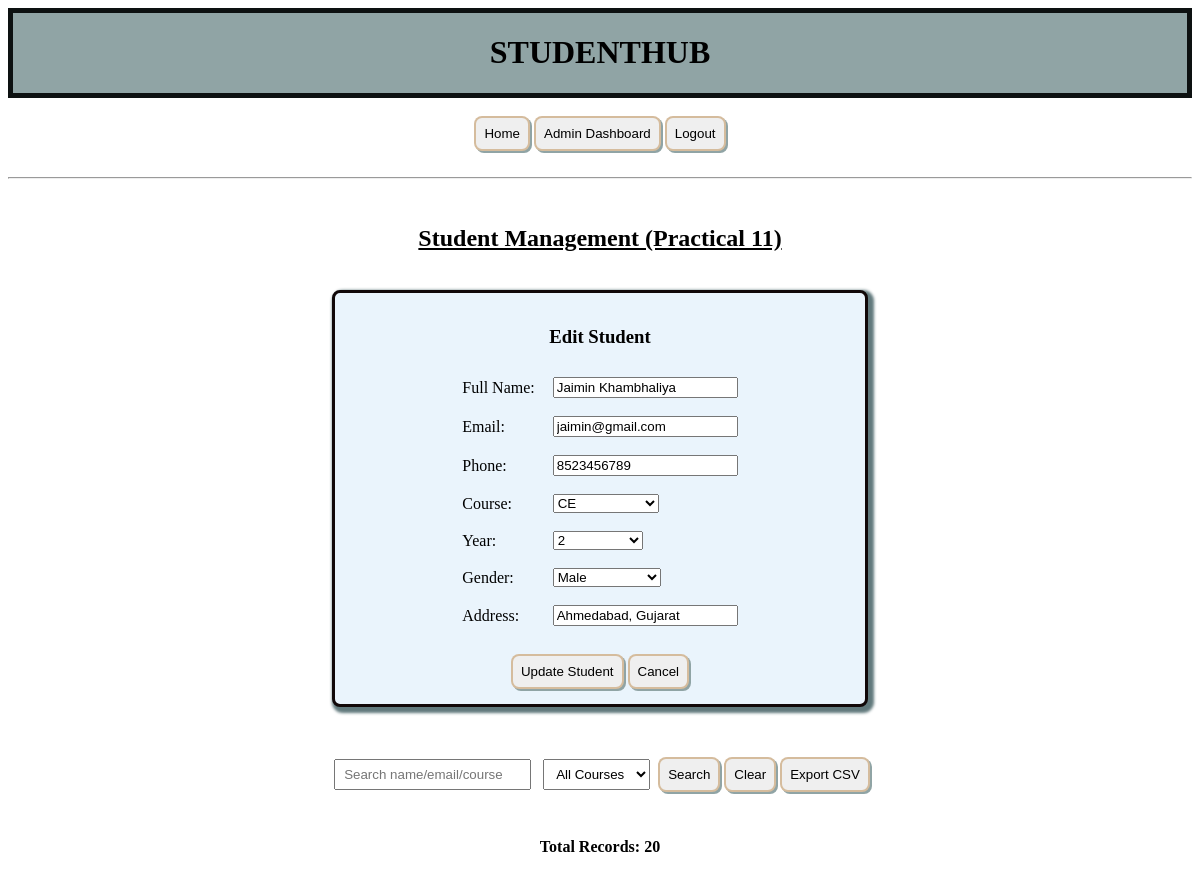
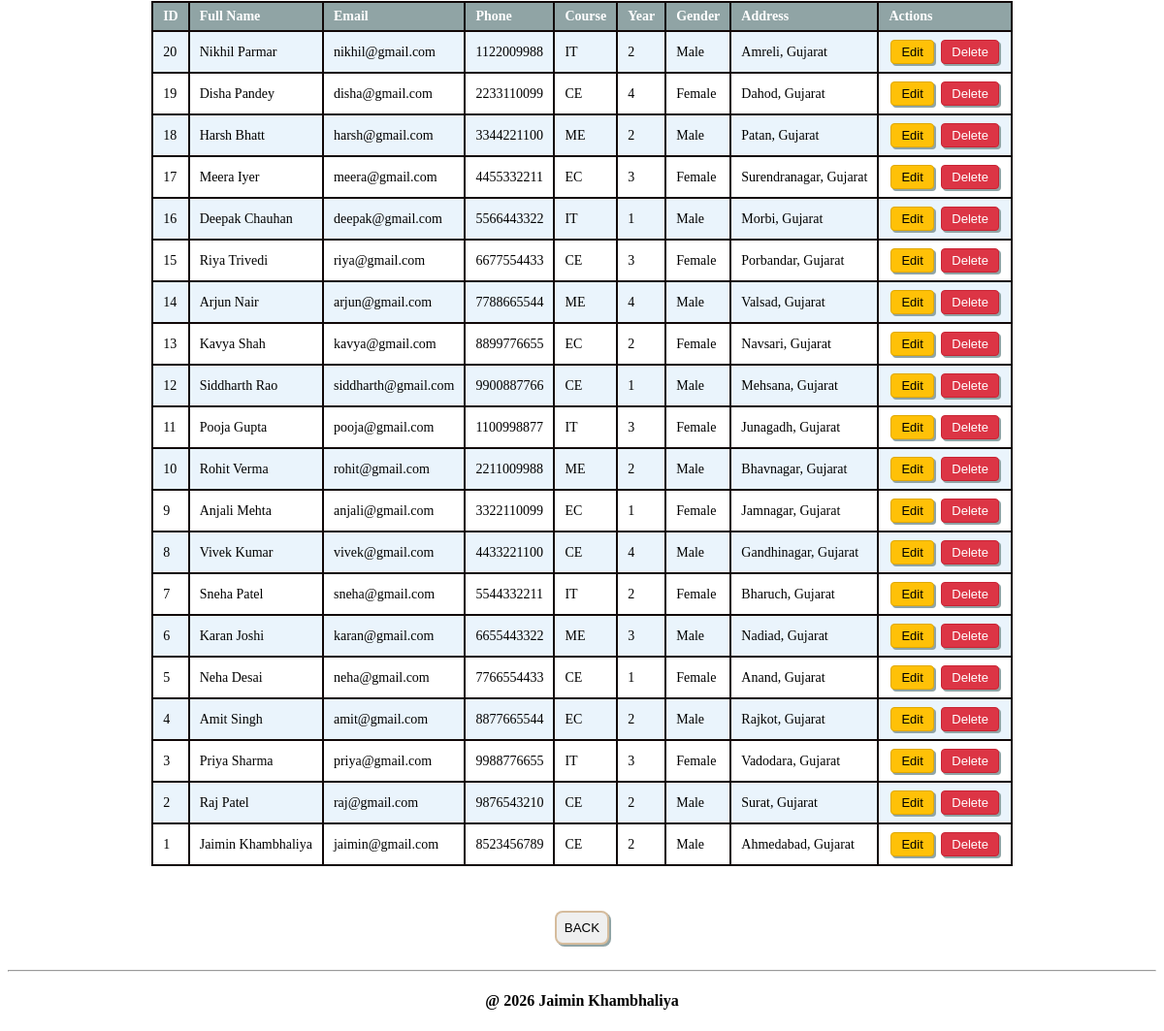
/practical11_students.php?edit=1 (signed in), run on the app's committed database (2 pictures, top to bottom).
### tables this page shows
CREATE TABLE IF NOT EXISTS students (
    id INT AUTO_INCREMENT PRIMARY KEY,
    fullname VARCHAR(100) NOT NULL,
    email VARCHAR(150) NOT NULL UNIQUE,
    phone VARCHAR(15) NOT NULL,
    course VARCHAR(100) NOT NULL,
    year INT NOT NULL,
    gender ENUM('Male', 'Female', 'Other') NOT NULL,
    address TEXT,
    status ENUM('active', 'deleted') NOT NULL DEFAULT 'active',
    created_at TIMESTAMP DEFAULT CURRENT_TIMESTAMP,
    updated_at TIMESTAMP DEFAULT CURRENT_TIMESTAMP ON UPDATE CURRENT_TIMESTAMP
);

### practical11_students.php (the view, shortened to what this page needs)
<?php
require_once 'db.php';
$search = isset($_GET['search']) ? trim($_GET['search']) : '';
$sql = "SELECT * FROM students WHERE status = 'active'";
$sql .= " ORDER BY id DESC";
$stmt = $conn->prepare($sql);
$stmt->execute();
$result = $stmt->get_result();
$students = [];
while ($row = $result->fetch_assoc()) {
    $students[] = $row;
}
$editStudent = null;
if (isset($_GET['edit']) && is_numeric($_GET['edit'])) {
    $editId = (int)$_GET['edit'];
    $stmt = $conn->prepare("SELECT * FROM students WHERE id = ? AND status = 'active'");
    $stmt->bind_param("i", $editId);
    $stmt->execute();
    $editResult = $stmt->get_result();
    if ($editResult->num_rows === 1) {
        $editStudent = $editResult->fetch_assoc();
    }
}
?>
<!DOCTYPE html>
<html lang="en">
<head>
    <link rel="stylesheet" href="style.css">
</head>
<body>
    <div id="header">
        <h1 align="center">STUDENTHUB</h1>
    </div>
    <br>
    <div align="center">
        <a href="home.HTML"><button type="button">Home</button></a>
        <?php if ($_SESSION['role'] === 'admin'): ?>
            <a href="practical14_dashboard.php"><button type="button">Admin Dashboard</button></a>
        <?php else: ?>
            <a href="practical10_student_dashboard.php"><button type="button">Dashboard</button></a>
        <?php endif; ?>
        <a href="practical10_logout.php"><button type="button">Logout</button></a>
    </div>
    <br>
    <hr>
    <br>
    <div align="center">
        <h2><u>Student Management (Practical 11)</u></h2>
        <br>
        <form action="practical11_students.php" method="POST" class="card">
            <h3><?php echo $editStudent ? 'Edit Student' : 'Add New Student'; ?></h3>
            <table class="form-table" align="center">
                <tr>
                    <td><label>Full Name:</label></td>
                    <td><input type="text" name="fullname" placeholder="Enter name" value="<?php echo $editStudent ? htmlspecialchars($editStudent['fullname']) : ''; ?>" required></td>
                </tr>
                <tr>
                    <td><label>Email:</label></td>
                    <td><input type="email" name="email" placeholder="abc@gmail.com" value="<?php echo $editStudent ? htmlspecialchars($editStudent['email']) : ''; ?>" required></td>
                </tr>
                <tr>
                    <td><label>Phone:</label></td>
                    <td><input type="tel" name="phone" placeholder="10-digit number" value="<?php echo $editStudent ? htmlspecialchars($editStudent['phone']) : ''; ?>" required></td>
                </tr>
                <tr>
                    <td><label>Course:</label></td>
                    <td>
                        <select name="course" required>
                            <?php
                            $courseOptions = ['CE', 'IT', 'EC', 'ME'];
                            foreach ($courseOptions as $c) {
                                $selected = ($editStudent && $editStudent['course'] === $c) ? 'selected' : '';
                                echo "<option value=\"$c\" $selected>$c</option>";
                            }
                            ?>
                        </select>
                    </td>
                </tr>
                <tr>
                    <td><label>Year:</label></td>
                    <td>
                        <select name="year" required>
                            <?php for ($y = 1; $y <= 4; $y++): ?>
                                <option value="<?php echo $y; ?>" <?php echo ($editStudent && $editStudent['year'] == $y) ? 'selected' : ''; ?>><?php echo $y; ?></option>
                            <?php endfor; ?>
                        </select>
                    </td>
                </tr>
                <tr>
                    <td><label>Gender:</label></td>
                    <td>
                        <select name="gender" required>
                            <?php
                            $genders = ['Male', 'Female', 'Other'];
                            foreach ($genders as $g) {
                                $selected = ($editStudent && $editStudent['gender'] === $g) ? 'selected' : '';
                                echo "<option value=\"$g\" $selected>$g</option>";
                            }
                            ?>
                        </select>
                    </td>
                </tr>
                <tr>
                    <td><label>Address:</label></td>
                    <td><input type="text" name="address" placeholder="City, State" value="<?php echo $editStudent ? htmlspecialchars($editStudent['address']) : ''; ?>"></td>
                </tr>
            </table>
            <br>
            <button type="submit"><?php echo $editStudent ? 'Update Student' : 'Add Student'; ?></button>
            <?php if ($editStudent): ?>
                <a href="practical11_students.php"><button type="button">Cancel</button></a>
            <?php endif; ?>
        </form>
        <br>
        <div class="search-bar">
            <form action="practical11_students.php" method="GET">
                <input type="text" name="search" placeholder="Search name/email/course" value="<?php echo htmlspecialchars($search); ?>">
                <select name="course_filter">
                    <option value="">All Courses</option>
                </select>
                <button type="submit">Search</button>
                <a href="practical11_students.php"><button type="button">Clear</button></a>
                <a href="practical11_students.php?export=csv"><button type="button">Export CSV</button></a>
            </form>
        </div>
        <br>
        <p><strong>Total Records: <?php echo count($students); ?></strong></p>
        <?php if (count($students) > 0): ?>
            <table class="records">
                <tr>
                    <th>ID</th>
                    <th>Full Name</th>
                    <th>Email</th>
                    <th>Phone</th>
                    <th>Course</th>
                    <th>Year</th>
                    <th>Gender</th>
                    <th>Address</th>
                    <th>Actions</th>
                </tr>
                <?php foreach ($students as $s): ?>
                    <tr>
                        <td><?php echo $s['id']; ?></td>
                        <td><?php echo htmlspecialchars($s['fullname']); ?></td>
                        <td><?php echo htmlspecialchars($s['email']); ?></td>
                        <td><?php echo htmlspecialchars($s['phone']); ?></td>
                        <td><?php echo htmlspecialchars($s['course']); ?></td>
                        <td><?php echo $s['year']; ?></td>
                        <td><?php echo htmlspecialchars($s['gender']); ?></td>
                        <td><?php echo htmlspecialchars($s['address']); ?></td>
                        <td>
                            <a href="practical11_students.php?edit=<?php echo $s['id']; ?>"><button class="action-btn edit-btn">Edit</button></a>
                            <a href="practical11_students.php?delete=<?php echo $s['id']; ?>" onclick="return confirm('Are you sure you want to delete this student?');"><button class="action-btn delete-btn">Delete</button></a>
                        </td>
                    </tr>
                <?php endforeach; ?>
            </table>
        <?php else: ?>
            <p>No student records found.</p>
        <?php endif; ?>
        <br><br>
        <a href="home.HTML">
            <button type="button">BACK</button>
        </a>
    </div>
    <br>
    <hr>
    <footer align="center">
        <h4>@ 2026 Jaimin Khambhaliya</h4>
    </footer>
</body>
</html>

### style.css (style rules this page uses)
#header { border: rgb(13, 17, 17) solid 5px; background-color: rgb(144, 164, 165); }
button { text-align: center; border: rgba(199, 160, 110, 0.637) solid 2px; padding: 8px; border-radius: 8px; box-shadow: 2px 2px rgb(144, 164, 165); }
.card { border: 3px solid rgb(17, 8, 8); border-radius: 8px; padding: 15px; margin-bottom: 20px; background-color: #eaf4fc; width: 500px; box-shadow: 3px 3px 3px 3px rgb(97, 121, 124); }
.form-table td { padding: 8px; text-align: left; }

### practical11_students.php (style rules this page uses)
table.records { border-collapse: collapse; margin: 10px auto; max-width: 95%; }
table.records th, table.records td { border: 2px solid rgb(17, 8, 8); padding: 6px 10px; text-align: left; font-size: 14px; }
table.records th { background-color: rgb(144, 164, 165); color: white; }
table.records tr:nth-child(even) { background-color: #eaf4fc; }
.search-bar { margin: 10px auto; }
.search-bar input, .search-bar select { padding: 6px 8px; margin: 4px; }
.action-btn { padding: 4px 10px; margin: 2px; border-radius: 4px; cursor: pointer; font-size: 13px; }
.edit-btn { background-color: #ffc107; border: 1px solid #e0a800; }
.delete-btn { background-color: #dc3545; color: white; border: 1px solid #c82333; }

### data on the page
students: fullname "Jaimin Khambhaliya", email "jaimin@gmail.com", phone "8523456789", year "2", address "Ahmedabad, Gujarat", id "1", course "CE", gender "Male"
students: id "20", fullname "Nikhil Parmar", email "nikhil@gmail.com", phone "1122009988", course "IT", year "2", gender "Male", address "Amreli, Gujarat"
students: id "19", fullname "Disha Pandey", email "disha@gmail.com", phone "2233110099", course "CE", year "4", gender "Female", address "Dahod, Gujarat"
students: id "18", fullname "Harsh Bhatt", email "harsh@gmail.com", phone "3344221100", course "ME", year "2", gender "Male", address "Patan, Gujarat"
students: id "17", fullname "Meera Iyer", email "meera@gmail.com", phone "4455332211", course "EC", year "3", gender "Female", address "Surendranagar, Gujarat"
students: id "16", fullname "Deepak Chauhan", email "deepak@gmail.com", phone "5566443322", course "IT", year "1", gender "Male", address "Morbi, Gujarat"
students: id "15", fullname "Riya Trivedi", email "riya@gmail.com", phone "6677554433", course "CE", year "3", gender "Female", address "Porbandar, Gujarat"
students: id "14", fullname "Arjun Nair", email "arjun@gmail.com", phone "7788665544", course "ME", year "4", gender "Male", address "Valsad, Gujarat"
students: id "13", fullname "Kavya Shah", email "kavya@gmail.com", phone "8899776655", course "EC", year "2", gender "Female", address "Navsari, Gujarat"
students: id "12", fullname "Siddharth Rao", email "siddharth@gmail.com", phone "9900887766", course "CE", year "1", gender "Male", address "Mehsana, Gujarat"
students: id "11", fullname "Pooja Gupta", email "pooja@gmail.com", phone "1100998877", course "IT", year "3", gender "Female", address "Junagadh, Gujarat"
students: id "10", fullname "Rohit Verma", email "rohit@gmail.com", phone "2211009988", course "ME", year "2", gender "Male", address "Bhavnagar, Gujarat"
students: id "9", fullname "Anjali Mehta", email "anjali@gmail.com", phone "3322110099", course "EC", year "1", gender "Female", address "Jamnagar, Gujarat"
students: id "8", fullname "Vivek Kumar", email "vivek@gmail.com", phone "4433221100", course "CE", year "4", gender "Male", address "Gandhinagar, Gujarat"
students: id "7", fullname "Sneha Patel", email "sneha@gmail.com", phone "5544332211", course "IT", year "2", gender "Female", address "Bharuch, Gujarat"
students: id "6", fullname "Karan Joshi", email "karan@gmail.com", phone "6655443322", course "ME", year "3", gender "Male", address "Nadiad, Gujarat"
students: id "5", fullname "Neha Desai", email "neha@gmail.com", phone "7766554433", course "CE", year "1", gender "Female", address "Anand, Gujarat"
students: id "4", fullname "Amit Singh", email "amit@gmail.com", phone "8877665544", course "EC", year "2", gender "Male", address "Rajkot, Gujarat"
students: id "3", fullname "Priya Sharma", email "priya@gmail.com", phone "9988776655", course "IT", year "3", gender "Female", address "Vadodara, Gujarat"
students: id "2", fullname "Raj Patel", email "raj@gmail.com", phone "9876543210", course "CE", year "2", gender "Male", address "Surat, Gujarat"

### other printed values
count($students) "20"
form field course "CE"
form field gender "Male"
